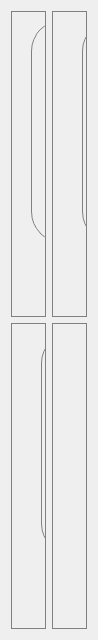
         <widget class="QWidget" name="scrollAreaWidgetContents">
          <property name="geometry">
           <rect>
            <x>0</x>
            <y>0</y>
            <width>98</width>
            <height>640</height>
           </rect>
          </property>
          <layout class="QGridLayout" name="gridLayout_3">
           <item row="0" column="0">
            <widget class="QFrame" name="frame_6">
             <property name="minimumSize">
              <size>
               <width>0</width>
               <height>270</height>
              </size>
             </property>
             <property name="styleSheet">
              <string notr="true">QFrame{
border: 1px solid grey;
border-radius: 30px
}</string>
             </property>
             <property name="frameShape">
              <enum>QFrame::StyledPanel</enum>
             </property>
             <property name="frameShadow">
              <enum>QFrame::Raised</enum>
             </property>
             <widget class="QPushButton" name="btn_buy_minecraft">
              <property name="geometry">
               <rect>
                <x>140</x>
                <y>240</y>
                <width>121</width>
                <height>50</height>
               </rect>
              </property>
              <property name="cursor">
               <cursorShape>PointingHandCursor</cursorShape>
              </property>
              <property name="styleSheet">
               <string notr="true">QWidget{
border-radius: 15px;
background-color: rgb(53, 80, 255);
font-size: 15px;
color: white
}

QWidget:hover{
background-color: rgba(53, 80, 255, 228)
}</string>
              </property>
              <property name="text">
               <string>Buy now</string>
              </property>
             </widget>
             <widget class="QLabel" name="label_4">
              <property name="geometry">
               <rect>
                <x>20</x>
                <y>10</y>
                <width>371</width>
                <height>221</height>
               </rect>
              </property>
              <property name="styleSheet">
               <string notr="true"/>
              </property>
              <property name="text">
               <string/>
              </property>
              <property name="pixmap">
               <pixmap>game-store_materials/minecraft_buy.png</pixmap>
              </property>
              <property name="scaledContents">
               <bool>true</bool>
              </property>
             </widget>
            </widget>
           </item>
           <item row="1" column="0">
            <widget class="QFrame" name="frame_8">
             <property name="minimumSize">
              <size>
               <width>0</width>
               <height>300</height>
              </size>
             </property>
             <property name="styleSheet">
              <string notr="true">QFrame{
border: 1px solid grey;
border-radius: 30px
}</string>
             </property>
             <property name="frameShape">
              <enum>QFrame::StyledPanel</enum>
             </property>
             <property name="frameShadow">
              <enum>QFrame::Raised</enum>
             </property>
             <widget class="QPushButton" name="btn_buy_apex">
              <property name="geometry">
               <rect>
                <x>140</x>
                <y>240</y>
                <width>121</width>
                <height>50</height>
               </rect>
              </property>
              <property name="cursor">
               <cursorShape>PointingHandCursor</cursorShape>
              </property>
              <property name="styleSheet">
               <string notr="true">QWidget{
border-radius: 15px;
background-color: rgb(53, 80, 255);
font-size: 15px;
color: white
}

QWidget:hover{
background-color: rgba(53, 80, 255, 228)
}</string>
              </property>
              <property name="text">
               <string>Buy now</string>
              </property>
             </widget>
             <widget class="QLabel" name="label_6">
              <property name="geometry">
               <rect>
                <x>30</x>
                <y>10</y>
                <width>331</width>
                <height>221</height>
               </rect>
              </property>
              <property name="text">
               <string/>
              </property>
              <property name="pixmap">
               <pixmap>game-store_materials/apex_buy.png</pixmap>
              </property>
              <property name="scaledContents">
               <bool>true</bool>
              </property>
             </widget>
            </widget>
           </item>
           <item row="0" column="1">
            <widget class="QFrame" name="frame_7">
             <property name="minimumSize">
              <size>
               <width>0</width>
               <height>300</height>
              </size>
             </property>
             <property name="styleSheet">
              <string notr="true">QFrame{
border: 1px solid grey;
border-radius: 30px
}</string>
             </property>
             <property name="frameShape">
              <enum>QFrame::StyledPanel</enum>
             </property>
             <property name="frameShadow">
              <enum>QFrame::Raised</enum>
             </property>
             <widget class="QPushButton" name="btn_buy_roblox">
              <property name="geometry">
               <rect>
                <x>140</x>
                <y>240</y>
                <width>121</width>
                <height>50</height>
               </rect>
              </property>
              <property name="cursor">
               <cursorShape>PointingHandCursor</cursorShape>
              </property>
              <property name="styleSheet">
               <string notr="true">QWidget{
border-radius: 15px;
background-color: rgb(53, 80, 255);
font-size: 15px;
color: white
}

QWidget:hover{
background-color: rgba(53, 80, 255, 228)
}</string>
              </property>
              <property name="text">
               <string>Buy now</string>
              </property>
             </widget>
             <widget class="QLabel" name="label_5">
              <property name="geometry">
               <rect>
                <x>30</x>
                <y>10</y>
                <width>351</width>
                <height>221</height>
               </rect>
              </property>
              <property name="styleSheet">
               <string notr="true"/>
              </property>
              <property name="text">
               <string/>
              </property>
              <property name="pixmap">
               <pixmap>game-store_materials/Robux.png</pixmap>
              </property>
              <property name="scaledContents">
               <bool>true</bool>
              </property>
             </widget>
            </widget>
           </item>
           <item row="1" column="1">
            <widget class="QFrame" name="frame_9">
             <property name="styleSheet">
              <string notr="true">QFrame{
border: 1px solid grey;
border-radius: 30px
}</string>
             </property>
             <property name="frameShape">
              <enum>QFrame::StyledPanel</enum>
             </property>
             <property name="frameShadow">
              <enum>QFrame::Raised</enum>
             </property>
             <widget class="QPushButton" name="btn_buy_league">
              <property name="geometry">
               <rect>
                <x>140</x>
                <y>240</y>
                <width>121</width>
                <height>50</height>
               </rect>
              </property>
              <property name="cursor">
               <cursorShape>PointingHandCursor</cursorShape>
              </property>
              <property name="styleSheet">
               <string notr="true">QWidget{
border-radius: 15px;
background-color: rgb(53, 80, 255);
font-size: 15px;
color: white
}

QWidget:hover{
background-color: rgba(53, 80, 255, 228)
}</string>
              </property>
              <property name="text">
               <string>Buy now</string>
              </property>
             </widget>
             <widget class="QLabel" name="label_8">
              <property name="geometry">
               <rect>
                <x>40</x>
                <y>15</y>
                <width>331</width>
                <height>221</height>
               </rect>
              </property>
              <property name="text">
               <string/>
              </property>
              <property name="pixmap">
               <pixmap>game-store_materials/league.png</pixmap>
              </property>
              <property name="scaledContents">
               <bool>true</bool>
              </property>
             </widget>
            </widget>
           </item>
          </layout>
         </widget>
